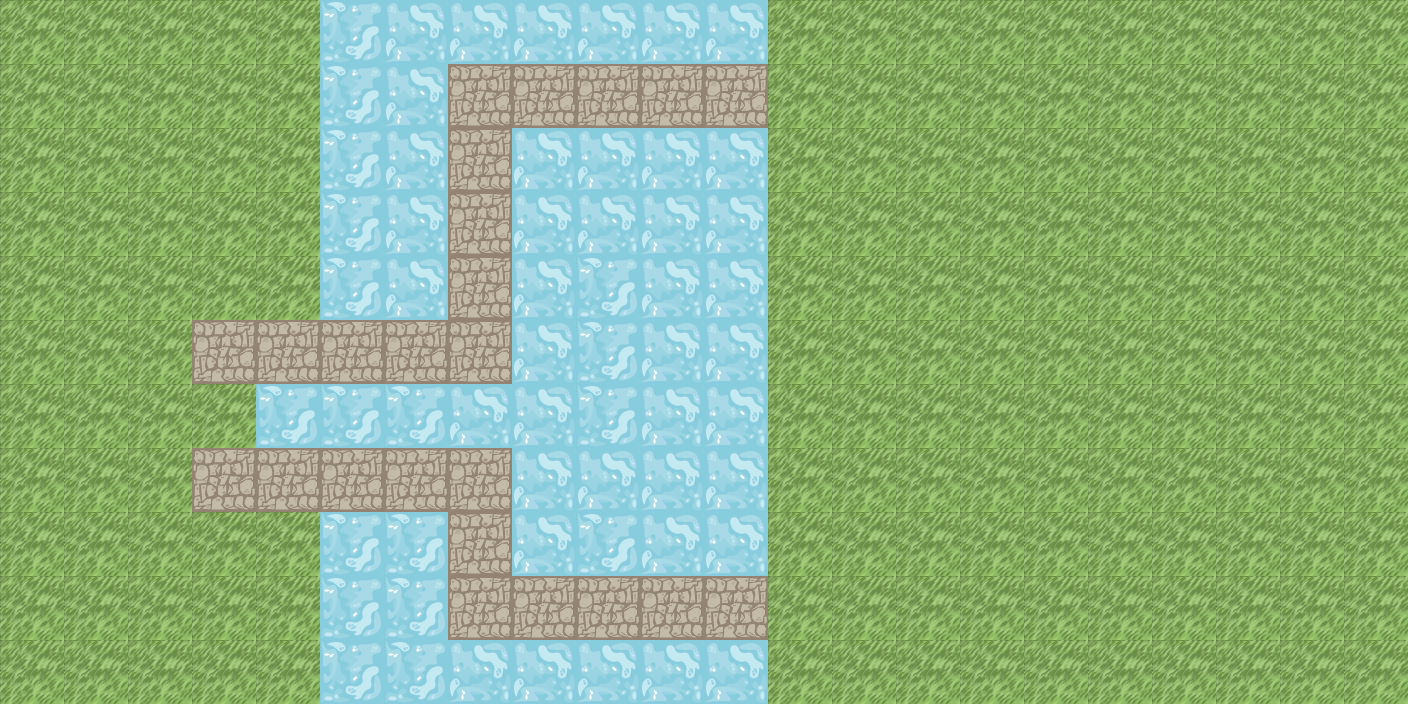

A level layout from a 2D game, rendered from its tile map. Below: a short description, then the map file with tile-grid data replaced by summaries:
An orthogonal 22x11 tile map with 64x64 px tiles, 1 tile layer (ground) and 41 objects (13x palm, 8x spawn, 7x icecream, 4x swirl, 3x muffin, ...).

<map version="1.4" tiledversion="1.4.2" orientation="orthogonal" renderorder="right-down" width="22" height="11" tilewidth="64" tileheight="64" infinite="0" nextlayerid="5" nextobjectid="65">
 <editorsettings>
  <export target="level5.json" format="json" />
 </editorsettings>
 <tileset firstgid="1" name="my_simple_game" tilewidth="64" tileheight="64" tilecount="24" columns="6">
  <image source="final tiles.png" width="384" height="256" />
 </tileset>
 <layer id="1" name="ground" width="22" height="11">
  <data>[242 cells, 242 non-empty, 4 distinct tile ids]</data>
 </layer>
 <objectgroup id="3" name="obstacle">
  <object id="52" type="palm" gid="16" x="768" y="64" width="64" height="64" />
  <object id="53" type="palm" gid="16" x="896" y="128" width="64" height="64" />
  <object id="54" type="palm" gid="16" x="896" y="192" width="64" height="64" />
  <object id="55" type="palm" gid="16" x="896" y="256" width="64" height="64" />
  <object id="56" type="palm" gid="16" x="1088" y="256" width="64" height="64" />
  <object id="57" type="palm" gid="16" x="1152" y="320" width="64" height="64" />
  <object id="58" type="palm" gid="16" x="1152" y="192" width="64" height="64" />
  <object id="59" type="palm" gid="16" x="1216" y="128" width="64" height="64" />
  <object id="60" type="palm" gid="16" x="1216" y="384" width="64" height="64" />
  <object id="61" type="palm" gid="16" x="1280" y="384" width="64" height="64" />
  <object id="62" type="palm" gid="16" x="832" y="640" width="64" height="64" />
  <object id="63" type="palm" gid="16" x="896" y="576" width="64" height="64" />
  <object id="64" type="palm" gid="16" x="960" y="512" width="64" height="64" />
 </objectgroup>
 <objectgroup id="2" name="candy">
  <object id="5" type="muffin" gid="22" x="1088" y="192" width="64" height="64" />
  <object id="33" type="icecream" gid="24" x="1152" y="128" width="64" height="64" />
  <object id="34" type="icecream" gid="24" x="1024" y="64" width="64" height="64" />
  <object id="35" type="icecream" gid="24" x="1344" y="192" width="64" height="64" />
  <object id="36" type="icecream" gid="24" x="576" y="64" width="64" height="64" />
  <object id="37" type="icecream" gid="24" x="1280" y="320" width="64" height="64" />
  <object id="38" type="icecream" gid="24" x="640" y="448" width="64" height="64" />
  <object id="39" type="muffin" gid="22" x="1216" y="448" width="64" height="64" />
  <object id="40" type="donut" gid="19" x="1152" y="640" width="64" height="64" />
  <object id="41" type="donut" gid="19" x="960" y="576" width="64" height="64" />
  <object id="42" type="cookie" gid="23" x="576" y="704" width="64" height="64" />
  <object id="43" type="cookie" gid="23" x="640" y="320" width="64" height="64" />
  <object id="44" type="swirl" gid="20" x="1152" y="256" width="64" height="64" />
  <object id="45" type="swirl" gid="20" x="1024" y="320" width="64" height="64" />
  <object id="46" type="swirl" gid="20" x="1344" y="704" width="64" height="64" />
  <object id="47" type="lolly" gid="21" x="1024" y="512" width="64" height="64" />
  <object id="48" type="muffin" gid="22" x="1344" y="576" width="64" height="64" />
  <object id="49" type="icecream" gid="24" x="832" y="320" width="64" height="64" />
  <object id="50" type="swirl" gid="20" x="832" y="448" width="64" height="64" />
  <object id="51" type="cookie" gid="23" x="1088" y="704" width="64" height="64" />
 </objectgroup>
 <objectgroup id="4" name="region">
  <object id="21" name="0" type="spawn" gid="11" x="0" y="64" width="64" height="64" />
  <object id="22" name="2" type="spawn" gid="11" x="0" y="128" width="64" height="64" />
  <object id="23" name="4" type="spawn" gid="11" x="0" y="192" width="64" height="64" />
  <object id="24" name="6" type="spawn" gid="11" x="0" y="256" width="64" height="64" />
  <object id="25" name="1" type="spawn" gid="11" x="0" y="704" width="64" height="64" />
  <object id="26" name="3" type="spawn" gid="11" x="0" y="640" width="64" height="64" />
  <object id="27" name="5" type="spawn" gid="11" x="0" y="576" width="64" height="64" />
  <object id="28" name="7" type="spawn" gid="11" x="0" y="512" width="64" height="64" />
 </objectgroup>
</map>